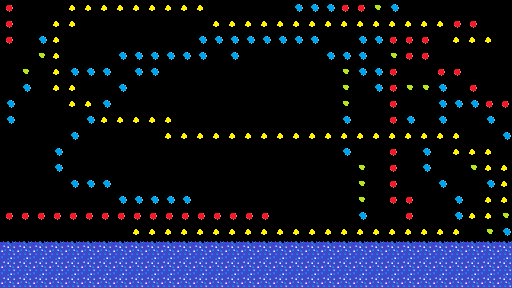

Tiled map render using the project's own tile images. Description and the map definition, with tile-layer contents summarised, below:
An orthogonal 32x18 tile map with 16x16 px tiles, 2 tile layers (Back, Front).

<map version="1.0" orientation="orthogonal" width="32" height="18" tilewidth="16" tileheight="16">
 <tileset firstgid="1" name="CaveSet" tilewidth="16" tileheight="16">
  <image source="TileSetA.png" width="96" height="80" />
  <tile id="0">
   <properties>
    <property name="blocked" value="1" />
   </properties>
  </tile>
  <tile id="3">
   <properties>
    <property name="diagonalRight" value="1" />
   </properties>
  </tile>
  <tile id="4">
   <properties>
    <property name="diagonalLeft" value="1" />
   </properties>
  </tile>
  <tile id="5">
   <properties>
    <property name="waterLight" value="" />
   </properties>
  </tile>
  <tile id="6">
   <properties>
    <property name="water" value="" />
   </properties>
  </tile>
  <tile id="8">
   <properties>
    <property name="blocked" value="1" />
   </properties>
  </tile>
  <tile id="9">
   <properties>
    <property name="blocked" value="1" />
   </properties>
  </tile>
  <tile id="10">
   <properties>
    <property name="blocked" value="1" />
   </properties>
  </tile>
  <tile id="11">
   <properties>
    <property name="waterLight" value="" />
   </properties>
  </tile>
  <tile id="19">
   <properties>
    <property name="lightYellow" value="" />
   </properties>
  </tile>
  <tile id="20">
   <properties>
    <property name="lightGreen" value="" />
   </properties>
  </tile>
  <tile id="21">
   <properties>
    <property name="lightBlue" value="" />
   </properties>
  </tile>
  <tile id="22">
   <properties>
    <property name="lightRed" value="" />
   </properties>
  </tile>
  <tile id="23">
   <properties>
    <property name="blocked" value="1" />
   </properties>
  </tile>
  <tile id="26">
   <properties>
    <property name="blocked" value="" />
   </properties>
  </tile>
  <tile id="27">
   <properties>
    <property name="blocked" value="" />
   </properties>
  </tile>
  <tile id="28">
   <properties>
    <property name="blocked" value="" />
   </properties>
  </tile>
  <tile id="29">
   <properties>
    <property name="blocked" value="" />
   </properties>
  </tile>
 </tileset>
 <layer name="Back" width="32" height="18">
  <data>[576 cells, 0 non-empty, 0 distinct tile ids]</data>
 </layer>
 <layer name="Front" width="32" height="18">
  <data>[576 cells, 314 non-empty, 6 distinct tile ids]</data>
 </layer>
</map>